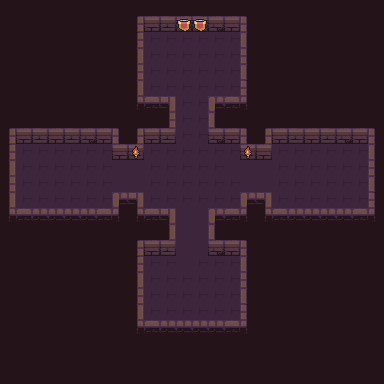

A level layout from a 2D game, rendered from its tile map. Below: a short description, then the map file with its tile-grid data intact:
An orthogonal 24x24 tile map with 16x16 px tiles, 4 tile layers (background, road, wall, item), 3 tilesets.

<map version="1.2" tiledversion="1.2.1" orientation="orthogonal" renderorder="right-down" width="24" height="24" tilewidth="16" tileheight="16" infinite="0" nextlayerid="5" nextobjectid="1">
 <tileset firstgid="1" name="Dungeon_Tileset" tilewidth="16" tileheight="16" tilecount="100" columns="10">
  <image source="Dungeon_Tileset.png" width="160" height="160" />
 </tileset>
 <tileset firstgid="101" name="flag" tilewidth="16" tileheight="16" tilecount="4" columns="4">
  <image source="flag.png" width="64" height="16" />
  <tile id="0">
   <animation>
    <frame tileid="3" duration="200" />
    <frame tileid="2" duration="200" />
    <frame tileid="1" duration="200" />
    <frame tileid="0" duration="200" />
   </animation>
  </tile>
 </tileset>
 <tileset firstgid="105" name="torch" tilewidth="16" tileheight="16" tilecount="4" columns="4">
  <image source="torch.png" width="64" height="16" />
  <tile id="0">
   <animation>
    <frame tileid="3" duration="200" />
    <frame tileid="2" duration="200" />
    <frame tileid="1" duration="200" />
    <frame tileid="0" duration="200" />
   </animation>
  </tile>
 </tileset>
 <layer id="1" name="background" width="24" height="24">
  <data encoding="csv">
79,79,79,79,79,79,79,79,79,79,79,79,79,79,79,79,79,79,79,79,79,79,79,79,
79,79,79,79,79,79,79,79,79,79,79,79,79,79,79,79,79,79,79,79,79,79,79,79,
79,79,79,79,79,79,79,79,79,79,79,79,79,79,79,79,79,79,79,79,79,79,79,79,
79,79,79,79,79,79,79,79,79,79,79,79,79,79,79,79,79,79,79,79,79,79,79,79,
79,79,79,79,79,79,79,79,79,79,79,79,79,79,79,79,79,79,79,79,79,79,79,79,
79,79,79,79,79,79,79,79,79,79,79,79,79,79,79,79,79,79,79,79,79,79,79,79,
79,79,79,79,79,79,79,79,79,79,79,79,79,79,79,79,79,79,79,79,79,79,79,79,
79,79,79,79,79,79,79,79,79,79,79,79,79,79,79,79,79,79,79,79,79,79,79,79,
79,79,79,79,79,79,79,79,79,79,79,79,79,79,79,79,79,79,79,79,79,79,79,79,
79,79,79,79,79,79,79,79,79,79,79,79,79,79,79,79,79,79,79,79,79,79,79,79,
79,79,79,79,79,79,79,79,79,79,79,79,79,79,79,79,79,79,79,79,79,79,79,79,
79,79,79,79,79,79,79,79,79,79,79,79,79,79,79,79,79,79,79,79,79,79,79,79,
79,79,79,79,79,79,79,79,79,79,79,79,79,79,79,79,79,79,79,79,79,79,79,79,
79,79,79,79,79,79,79,79,79,79,79,79,79,79,79,79,79,79,79,79,79,79,79,79,
79,79,79,79,79,79,79,79,79,79,79,79,79,79,79,79,79,79,79,79,79,79,79,79,
79,79,79,79,79,79,79,79,79,79,79,79,79,79,79,79,79,79,79,79,79,79,79,79,
79,79,79,79,79,79,79,79,79,79,79,79,79,79,79,79,79,79,79,79,79,79,79,79,
79,79,79,79,79,79,79,79,79,79,79,79,79,79,79,79,79,79,79,79,79,79,79,79,
79,79,79,79,79,79,79,79,79,79,79,79,79,79,79,79,79,79,79,79,79,79,79,79,
79,79,79,79,79,79,79,79,79,79,79,79,79,79,79,79,79,79,79,79,79,79,79,79,
79,79,79,79,79,79,79,79,79,79,79,79,79,79,79,79,79,79,79,79,79,79,79,79,
79,79,79,79,79,79,79,79,79,79,79,79,79,79,79,79,79,79,79,79,79,79,79,79,
79,79,79,79,79,79,79,79,79,79,79,79,79,79,79,79,79,79,79,79,79,79,79,79,
79,79,79,79,79,79,79,79,79,79,79,79,79,79,79,79,79,79,79,79,79,79,79,79
</data>
 </layer>
 <layer id="2" name="road" width="24" height="24">
  <data encoding="csv">
0,0,0,0,0,0,0,0,0,0,0,0,0,0,0,0,0,0,0,0,0,0,0,0,
0,0,0,0,0,0,0,0,0,0,0,0,0,0,0,0,0,0,0,0,0,0,0,0,
0,0,0,0,0,0,0,0,0,18,18,18,18,18,18,0,0,0,0,0,0,0,0,0,
0,0,0,0,0,0,0,0,0,18,18,18,18,18,18,0,0,0,0,0,0,0,0,0,
0,0,0,0,0,0,0,0,0,18,18,18,18,18,18,0,0,0,0,0,0,0,0,0,
0,0,0,0,0,0,0,0,0,18,18,18,18,18,18,0,0,0,0,0,0,0,0,0,
0,0,0,0,0,0,0,0,0,18,18,18,18,18,18,0,0,0,0,0,0,0,0,0,
0,0,0,0,0,0,0,0,0,0,0,18,18,0,0,0,0,0,0,0,0,0,0,0,
0,0,0,0,0,0,0,0,0,0,0,18,18,0,0,0,0,0,0,0,0,0,0,0,
0,18,18,18,18,18,18,0,0,18,18,18,18,18,18,0,0,18,18,18,18,18,18,0,
0,18,18,18,18,18,18,19,19,18,18,18,18,18,19,19,19,18,18,18,18,18,18,0,
0,18,18,18,18,18,18,19,19,18,18,18,18,18,18,19,19,18,18,18,18,18,18,0,
0,18,18,18,18,18,18,0,0,18,18,18,18,18,18,0,0,18,18,18,18,18,18,0,
0,0,0,0,0,0,0,0,0,0,0,19,19,0,0,0,0,0,0,0,0,0,0,0,
0,0,0,0,0,0,0,0,0,0,0,19,19,0,0,0,0,0,0,0,0,0,0,0,
0,0,0,0,0,0,0,0,0,0,0,19,19,0,0,0,0,0,0,0,0,0,0,0,
0,0,0,0,0,0,0,0,0,18,18,19,18,18,18,0,0,0,0,0,0,0,0,0,
0,0,0,0,0,0,0,0,0,18,18,18,18,18,18,0,0,0,0,0,0,0,0,0,
0,0,0,0,0,0,0,0,0,18,18,18,18,18,18,0,0,0,0,0,0,0,0,0,
0,0,0,0,0,0,0,0,0,18,18,18,18,18,18,0,0,0,0,0,0,0,0,0,
0,0,0,0,0,0,0,0,0,0,0,0,0,0,0,0,0,0,0,0,0,0,0,0,
0,0,0,0,0,0,0,0,0,0,0,0,0,0,0,0,0,0,0,0,0,0,0,0,
0,0,0,0,0,0,0,0,0,0,0,0,0,0,0,0,0,0,0,0,0,0,0,0,
0,0,0,0,0,0,0,0,0,0,0,0,0,0,0,0,0,0,0,0,0,0,0,0
</data>
 </layer>
 <layer id="3" name="wall" width="24" height="24">
  <data encoding="csv">
0,0,0,0,0,0,0,0,0,0,0,0,0,0,0,0,0,0,0,0,0,0,0,0,
0,0,0,0,0,0,0,0,1,2,3,2,3,4,5,6,0,0,0,0,0,0,0,0,
0,0,0,0,0,0,0,0,1,0,0,0,0,0,0,16,0,0,0,0,0,0,0,0,
0,0,0,0,0,0,0,0,11,0,0,0,0,0,0,26,0,0,0,0,0,0,0,0,
0,0,0,0,0,0,0,0,21,0,0,0,0,0,0,36,0,0,0,0,0,0,0,0,
0,0,0,0,0,0,0,0,31,0,0,0,0,0,0,6,0,0,0,0,0,0,0,0,
0,0,0,0,0,0,0,0,41,42,54,0,0,55,45,46,0,0,0,0,0,0,0,0,
0,0,0,0,0,0,0,0,0,0,21,0,0,16,0,0,0,0,0,0,0,0,0,0,
1,2,3,2,3,4,5,6,1,2,3,0,0,4,5,6,1,2,3,2,3,4,5,6,
1,0,0,0,0,0,0,5,2,0,0,0,0,0,0,5,5,0,0,0,0,0,0,16,
11,0,0,0,0,0,0,0,0,0,0,0,0,0,0,0,0,0,0,0,0,0,0,26,
21,0,0,0,0,0,0,0,0,0,0,0,0,0,0,0,0,0,0,0,0,0,0,36,
31,0,0,0,0,0,0,55,54,0,0,0,0,0,0,55,54,0,0,0,0,0,0,6,
41,42,43,43,44,44,45,46,41,42,54,0,0,55,45,46,41,42,43,43,44,44,45,46,
0,0,0,0,0,0,0,0,0,0,31,0,0,36,0,0,0,0,0,0,0,0,0,0,
0,0,0,0,0,0,0,0,1,2,3,0,0,4,5,6,0,0,0,0,0,0,0,0,
0,0,0,0,0,0,0,0,1,0,0,0,0,0,0,16,0,0,0,0,0,0,0,0,
0,0,0,0,0,0,0,0,11,0,0,0,0,0,0,26,0,0,0,0,0,0,0,0,
0,0,0,0,0,0,0,0,21,0,0,0,0,0,0,36,0,0,0,0,0,0,0,0,
0,0,0,0,0,0,0,0,31,0,0,0,0,0,0,6,0,0,0,0,0,0,0,0,
0,0,0,0,0,0,0,0,41,42,43,43,44,44,45,46,0,0,0,0,0,0,0,0,
0,0,0,0,0,0,0,0,0,0,0,0,0,0,0,0,0,0,0,0,0,0,0,0,
0,0,0,0,0,0,0,0,0,0,0,0,0,0,0,0,0,0,0,0,0,0,0,0,
0,0,0,0,0,0,0,0,0,0,0,0,0,0,0,0,0,0,0,0,0,0,0,0
</data>
 </layer>
 <layer id="4" name="item" width="24" height="24">
  <data encoding="csv">
0,0,0,0,0,0,0,0,0,0,0,0,0,0,0,0,0,0,0,0,0,0,0,0,
0,0,0,0,0,0,0,0,0,0,0,101,101,0,0,0,0,0,0,0,0,0,0,0,
0,0,0,0,0,0,0,0,0,0,0,0,0,0,0,0,0,0,0,0,0,0,0,0,
0,0,0,0,0,0,0,0,0,0,0,0,0,0,0,0,0,0,0,0,0,0,0,0,
0,0,0,0,0,0,0,0,0,0,0,0,0,0,0,0,0,0,0,0,0,0,0,0,
0,0,0,0,0,0,0,0,0,0,0,0,0,0,0,0,0,0,0,0,0,0,0,0,
0,0,0,0,0,0,0,0,0,0,0,0,0,0,0,0,0,0,0,0,0,0,0,0,
0,0,0,0,0,0,0,0,0,0,0,0,0,0,0,0,0,0,0,0,0,0,0,0,
0,0,0,0,0,0,0,0,0,0,0,0,0,0,0,0,0,0,0,0,0,0,0,0,
0,0,0,0,0,0,0,0,105,0,0,0,0,0,0,105,0,0,0,0,0,0,0,0,
0,0,0,0,0,0,0,0,0,0,0,0,0,0,0,0,0,0,0,0,0,0,0,0,
0,0,0,0,0,0,0,0,0,0,0,0,0,0,0,0,0,0,0,0,0,0,0,0,
0,0,0,0,0,0,0,0,0,0,0,0,0,0,0,0,0,0,0,0,0,0,0,0,
0,0,0,0,0,0,0,0,0,0,0,0,0,0,0,0,0,0,0,0,0,0,0,0,
0,0,0,0,0,0,0,0,0,0,0,0,0,0,0,0,0,0,0,0,0,0,0,0,
0,0,0,0,0,0,0,0,0,0,0,0,0,0,0,0,0,0,0,0,0,0,0,0,
0,0,0,0,0,0,0,0,0,0,0,0,0,0,0,0,0,0,0,0,0,0,0,0,
0,0,0,0,0,0,0,0,0,0,0,0,0,0,0,0,0,0,0,0,0,0,0,0,
0,0,0,0,0,0,0,0,0,0,0,0,0,0,0,0,0,0,0,0,0,0,0,0,
0,0,0,0,0,0,0,0,0,0,0,0,0,0,0,0,0,0,0,0,0,0,0,0,
0,0,0,0,0,0,0,0,0,0,0,0,0,0,0,0,0,0,0,0,0,0,0,0,
0,0,0,0,0,0,0,0,0,0,0,0,0,0,0,0,0,0,0,0,0,0,0,0,
0,0,0,0,0,0,0,0,0,0,0,0,0,0,0,0,0,0,0,0,0,0,0,0,
0,0,0,0,0,0,0,0,0,0,0,0,0,0,0,0,0,0,0,0,0,0,0,0
</data>
 </layer>
</map>
